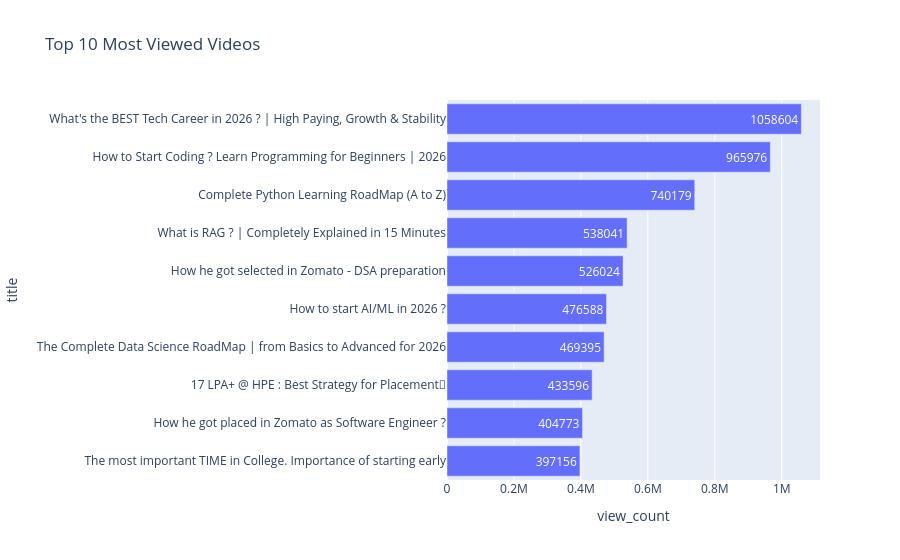

Notebook code cell kept with this figure:
### Code cell
top_views = videos_df.nlargest(
    10,
    "view_count"
)

fig = px.bar(

    top_views,

    x="view_count",

    y="title",

    orientation="h",

    title="Top 10 Most Viewed Videos",

    text="view_count"

)

fig.update_layout(

    yaxis=dict(autorange="reversed")

)

fig.show()

### Figure 1 — Plotly figure (JSON) as saved in the notebook; plotly's stock layout.template omitted (floating-point values rounded to 4 significant figures)
{"data": [{"hovertemplate": "view_count=%{text}<br>title=%{y}<extra></extra>", "legendgroup": "", "marker": {"color": "#636efa", "pattern": {"shape": ""}}, "name": "", "orientation": "h", "showlegend": false, "text": [1059000.0, 966000.0, 740200.0, 538000.0, 526000.0, 476600.0, 469400.0, 433600.0, 404800.0, 397200.0], "textposition": "auto", "type": "bar", "x": [1058604, 965976, 740179, 538041, 526024, 476588, 469395, 433596, 404773, 397156], "xaxis": "x", "y": ["What's the BEST Tech Career in 2026 ? | High Paying, Growth & Stability", "How to Start Coding ? Learn Programming for Beginners | 2026", "Complete Python Learning RoadMap (A to Z)", "What is RAG ? | Completely Explained in 15 Minutes", "How he got selected in Zomato - DSA preparation", "How to start AI/ML in 2026 ?", "The Complete Data Science RoadMap | from Basics to Advanced for 2026", "17 LPA+ @ HPE : Best Strategy for Placement🚀", "How he got placed in Zomato as Software Engineer ?", "The most important TIME in College. Importance of starting early"], "yaxis": "y"}], "layout": {"barmode": "relative", "legend": {"tracegroupgap": 0}, "title": {"text": "Top 10 Most Viewed Videos"}, "xaxis": {"anchor": "y", "domain": [0, 1], "title": {"text": "view_count"}}, "yaxis": {"anchor": "x", "autorange": "reversed", "domain": [0, 1], "title": {"text": "title"}}}}
